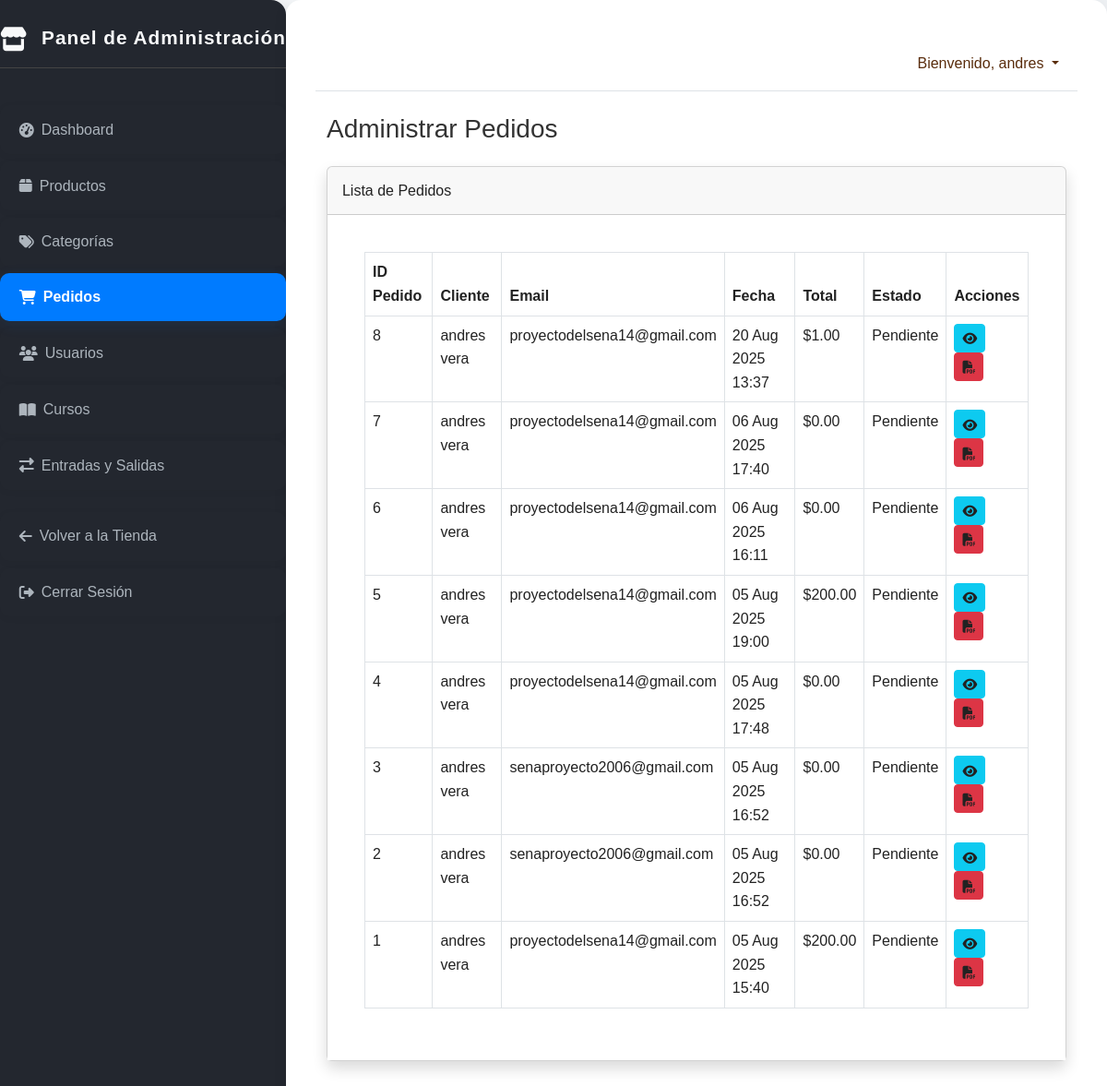
Screenshot of /dashboard/pedidos/ (signed in) with the database file from the repository.
### core/models.py (models this page shows, shortened)
class Pedido(models.Model):
    usuario = models.ForeignKey(User, on_delete=models.SET_NULL, null=True, blank=True, related_name='pedidos') # Usuario que realiza el pedido
    nombre_completo = models.CharField(max_length=200) # Nombre del cliente
    email = models.EmailField() # Email de contacto
    telefono = models.CharField(max_length=20, blank=True, null=True) # Teléfono opcional
    direccion_envio = models.CharField(max_length=255) # Dirección de envío
    ciudad = models.CharField(max_length=100) # Ciudad de envío
    codigo_postal = models.CharField(max_length=10, blank=True, null=True) # Código postal opcional
    pais = models.CharField(max_length=100, default='Colombia') # País de envío
    fecha_pedido = models.DateTimeField(auto_now_add=True) # Fecha de creación
    total_pedido = models.DecimalField(max_digits=10, decimal_places=2, default=0.00) # Total calculado
    ESTADO_PEDIDO = (
        ('pendiente', 'Pendiente'), ('procesando', 'Procesando'), ('enviado', 'Enviado'),
        ('completado', 'Completado'), ('cancelado', 'Cancelado'),
    )
    estado = models.CharField(max_length=20, choices=ESTADO_PEDIDO, default='pendiente') # Estado del pedido
    hecho_por_admin = models.BooleanField(default=False) # Si el pedido fue gestionado por un admin
    admin_observaciones = models.TextField(blank=True, null=True) # Observaciones internas
    class Meta:
        ordering = ['-fecha_pedido']
        verbose_name_plural = "Pedidos"

### core/views.py (the view)
# urls.py: path('dashboard/pedidos/', views.pedido_lista_admin, name='pedido_lista_admin'),
@admin_required(login_url='core:login')
def pedido_lista_admin(request):
    pedidos = Pedido.objects.all().order_by('-fecha_pedido')
    context = {
        'pedidos': pedidos,
        'titulo_pagina': 'Administrar Pedidos',
    }
    return render(request, 'core/dashboard_pedidos_lista.html', context)

### core/context_processors.py (called while the page is built)
def cart_item_count(request):
    cart = request.session.get('cart', {})
    total_items = sum(item_data.get('cantidad', 0) for item_data in cart.values())
    return {'cart_item_count': total_items}

### core/views.py (called while the page is built)
def is_admin_user(user):
    if user.is_authenticated:
        return user.is_staff or user.is_superuser or user.groups.filter(name='Administradores').exists()
    return False

### core/templates/core/dashboard_pedidos_lista.html
{% extends 'core/dashboard_base.html' %}
{% block dashboard_content %}
<div class="d-flex justify-content-between align-items-center mb-4">
    <h1 class="h3 mb-0 text-gray-800">{{ titulo_pagina }}</h1>
</div>
{% if pedidos %}
<div class="card shadow mb-4">
    <div class="card-header py-3">
        <h6 class="m-0 font-weight-bold text-primary">Lista de Pedidos</h6>
    </div>
    <div class="card-body">
        <div class="table-responsive">
            <table class="table table-bordered" id="dataTable" width="100%" cellspacing="0">
                <thead>
                    <tr>
                        <th>ID Pedido</th>
                        <th>Cliente</th>
                        <th>Email</th>
                        <th>Fecha</th>
                        <th>Total</th>
                        <th>Estado</th>
                        <th>Acciones</th>
                    </tr>
                </thead>
                <tbody>
                    {% for pedido in pedidos %}
                    <tr>
                        <td>{{ pedido.id }}</td>
                        <td>{{ pedido.nombre_completo }}</td>
                        <td>{{ pedido.email }}</td>
                        <td>{{ pedido.fecha_pedido|date:"d M Y H:i" }}</td>
                        <td>${{ pedido.total_pedido|floatformat:2 }}</td>
                        <td>
                            {{ pedido.get_estado_display }}
                        </td>
                        <td>
                            <a href="{% url 'core:pedido_detalle_admin' pedido.pk %}" class="btn btn-sm btn-info me-1" title="Ver Detalles">
                                <i class="fas fa-eye"></i>
                            </a>
                            <a href="{% url 'core:pedido_pdf_admin' pedido.pk %}" class="btn btn-sm btn-danger" title="Descargar PDF" target="_blank">
                                <i class="fas fa-file-pdf"></i>
                            </a>
                        </td>
                    </tr>
                    {% endfor %}
                </tbody>
            </table>
        </div>
    </div>
</div>
{% else %}
<div class="alert alert-info" role="alert">
    No hay pedidos registrados aún.
</div>
{% endif %}
{% endblock %}

### core/templates/core/dashboard_base.html (shortened to what this page needs)
<!DOCTYPE html>
{% load static %}
<html lang="es">
<head>
    <link href="https://cdn.jsdelivr.net/npm/bootstrap@5.3.3/dist/css/bootstrap.min.css" rel="stylesheet">
    <link rel="stylesheet" href="https://cdnjs.cloudflare.com/ajax/libs/font-awesome/6.4.0/css/all.min.css">
    <link rel="stylesheet" href="{% static 'css/style.css' %}">
</head>
<body class="dashboard-body">
    <div id="wrapper" class="dashboard-main">
        <aside id="sidebar-wrapper">
            <div class="sidebar-heading d-flex justify-content-between align-items-center">
                <span><i class="fas fa-store fa-lg me-2"></i> Panel de Administración</span>
            </div>
            <nav class="list-group list-group-flush">
                <a href="{% url 'core:dashboard_home' %}" class="list-group-item list-group-item-action {% if request.resolver_match.url_name == 'dashboard_home' %}active{% endif %}"><i class="fas fa-tachometer-alt me-2"></i> Dashboard</a>
                <a href="{% url 'core:producto_lista_admin' %}" class="list-group-item list-group-item-action {% if request.resolver_match.url_name == 'producto_lista_admin' %}active{% endif %}"><i class="fas fa-box me-2"></i> Productos</a>
                <a href="{% url 'core:categoria_lista_admin' %}" class="list-group-item list-group-item-action "><i class="fas fa-tags me-2"></i> Categorías</a>
                <a href="{% url 'core:pedido_lista_admin' %}" class="list-group-item list-group-item-action {% if request.resolver_match.url_name == 'pedido_lista_admin' %}active{% endif %}"><i class="fas fa-shopping-cart me-2"></i> Pedidos</a>
                <a href="{% url 'core:usuario_lista_admin' %}" class="list-group-item list-group-item-action {% if request.resolver_match.url_name == 'usuario_lista_admin' %}active{% endif %}"><i class="fas fa-users me-2"></i> Usuarios</a>
                <a href="{% url 'core:curso_lista_admin' %}" class="list-group-item list-group-item-action {% if request.resolver_match.url_name == 'curso_lista_admin' %}active{% endif %}"><i class="fas fa-book-open me-2"></i> Cursos</a>
                <a href="{% url 'core:entradas_salidas_admin' %}" class="list-group-item list-group-item-action "><i class="fas fa-exchange-alt me-2"></i> Entradas y Salidas</a>
                <a href="{% url 'core:home' %}" class="list-group-item list-group-item-action mt-3"><i class="fas fa-arrow-left me-2"></i> Volver a la Tienda</a>
                <a href="{% url 'core:logout' %}" class="list-group-item list-group-item-action text-danger"><i class="fas fa-sign-out-alt me-2"></i> Cerrar Sesión</a>
            </nav>
        </aside>
        <main id="page-content-wrapper">
            <nav class="navbar navbar-expand-lg navbar-light navbar-admin border-bottom">
                <div class="container-fluid">
                    <div class="collapse navbar-collapse" id="navbarSupportedContent">
                        <ul class="navbar-nav ms-auto mt-2 mt-lg-0">
                            <li class="nav-item dropdown">
                                <a class="nav-link dropdown-toggle" href="#" id="navbarDropdown" role="button" data-bs-toggle="dropdown" aria-haspopup="true" aria-expanded="false">
                                    Bienvenido, {{ request.user.username }}
                                </a>
                            </li>
                        </ul>
                    </div>
                </div>
            </nav>
            <section class="container-fluid mt-4">
                {% block dashboard_content %}
                {% endblock %}
            </section>
        </main>
    </div>
</body>
</html>

### rows the page displays
Pedido: id "8", nombre_completo "andres vera", email "proyectodelsena14@gmail.com", fecha_pedido "20 Aug 2025 13:37", total_pedido "1.00", estado "Pendiente"
Pedido: id "7", nombre_completo "andres vera", email "proyectodelsena14@gmail.com", fecha_pedido "06 Aug 2025 17:40", total_pedido "0.00", estado "Pendiente"
Pedido: id "6", nombre_completo "andres vera", email "proyectodelsena14@gmail.com", fecha_pedido "06 Aug 2025 16:11", total_pedido "0.00", estado "Pendiente"
Pedido: id "5", nombre_completo "andres vera", email "proyectodelsena14@gmail.com", fecha_pedido "05 Aug 2025 19:00", total_pedido "200.00", estado "Pendiente"
Pedido: id "4", nombre_completo "andres vera", email "proyectodelsena14@gmail.com", fecha_pedido "05 Aug 2025 17:48", total_pedido "0.00", estado "Pendiente"
Pedido: id "3", nombre_completo "andres vera", email "senaproyecto2006@gmail.com", fecha_pedido "05 Aug 2025 16:52", total_pedido "0.00", estado "Pendiente"
Pedido: id "2", nombre_completo "andres vera", email "senaproyecto2006@gmail.com", fecha_pedido "05 Aug 2025 16:52", total_pedido "0.00", estado "Pendiente"
Pedido: id "1", nombre_completo "andres vera", email "proyectodelsena14@gmail.com", fecha_pedido "05 Aug 2025 15:40", total_pedido "200.00", estado "Pendiente"

### other values shown
{{ request.user.username }} "andres"
{{ titulo_pagina }} "Administrar Pedidos"
